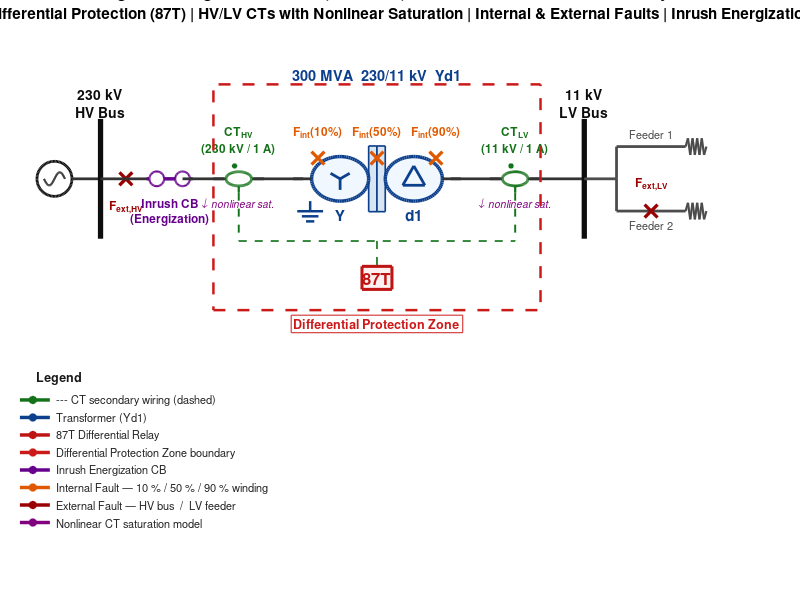
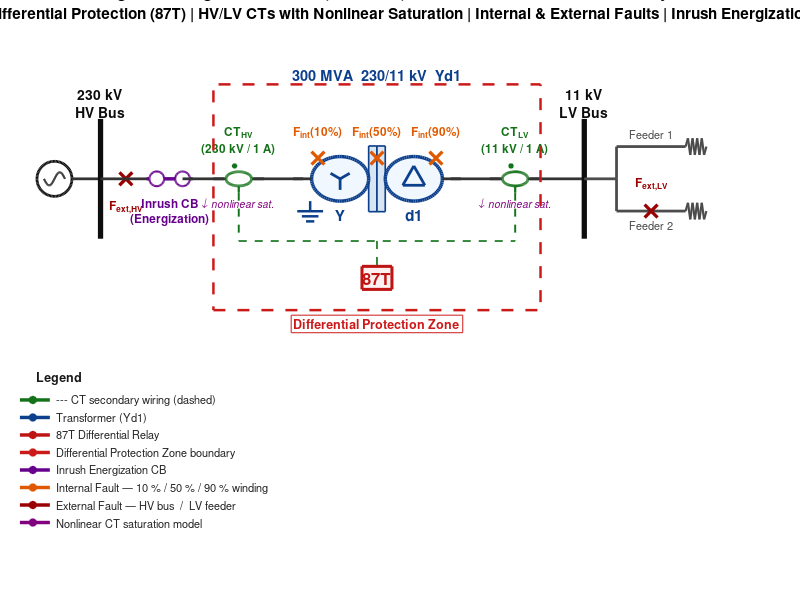

Here is the MATLAB script that generated these plots, in order:
%% =========================================================================
%  plot_transformer_protection_SLD.m
%  Single-Line Diagram: 300 MVA, 230/11 kV, Yd1 Transformer Protection
%  Test System — for thesis figures
%
%  Features drawn:
%   - 230 kV HV bus  &  11 kV LV bus
%   - Inrush energization circuit breaker (HV side)
%   - HV CT  &  LV CT  with nonlinear saturation annotation
%   - Yd1 power transformer (300 MVA, 230/11 kV)
%   - Differential protection zone boundary (IEEE dashed box)
%   - 87T differential relay with CT secondary wiring
%   - Internal fault markers at 10 %, 50 %, 90 % of winding
%   - External fault on HV bus  &  external fault on LV feeder
%   - LV feeders with load symbols
%
%  Usage:  Run as a script or call plot_transformer_protection_SLD()
%  Output: SLD_300MVA_Yd1_protection.png  +  .pdf  (same folder)
%
%  Author : Abeer — Transformer Thesis, 2026
%  Tested : MATLAB R2021b+
%% =========================================================================

function plot_transformer_protection_SLD()

%% ----- Figure setup -------------------------------------------------------
hFig = figure('Name','Transformer Protection SLD', ...
              'Color','white', ...
              'Units','inches', ...
              'Position',[0.5 0.5 16 8.5]);

ax = axes(hFig, 'Position',[0.01 0.08 0.98 0.86]);
hold(ax,'on');  axis(ax,'off');  axis(ax,'equal');
set(ax,'XLim',[-0.8 15.8], 'YLim',[-3.6 7.6]);

%% ----- Colour palette (thesis-safe) ---------------------------------------
C.bus    = [0.05 0.05 0.05];   % near-black  – buses / conductors
C.wire   = [0.20 0.20 0.20];   % dark grey   – conductors
C.xfmr   = [0.05 0.25 0.55];   % steel blue  – transformer
C.ct     = [0.08 0.45 0.10];   % dark green  – CTs
C.relay  = [0.75 0.08 0.08];   % dark red    – 87T relay
C.zone   = [0.80 0.10 0.10];   % red         – diff zone boundary
C.fault  = [0.88 0.35 0.00];   % amber       – internal faults
C.faultE = [0.60 0.00 0.00];   % crimson     – external faults
C.inrush = [0.40 0.00 0.55];   % purple      – inrush CB
C.sat    = [0.50 0.00 0.50];   % purple      – CT saturation note
C.feeder = [0.30 0.30 0.30];   % med grey    – LV feeders

%% ----- Layout constants ---------------------------------------------------
Y0   = 4.5;   % main conductor height
LW_W = 2.0;   % wire linewidth
LW_B = 3.8;   % bus  linewidth

% Key x-coordinates
X_SRC   = 0.0;
X_HVBUS = 1.0;
X_SWCL  = 2.5;   % inrush CB centre
X_HVCT  = 4.0;   % HV CT centre
X_TL    = 5.4;   % transformer left edge
X_TM    = 7.0;   % transformer centre
X_TR    = 8.6;   % transformer right edge
X_LVCT  = 10.0;  % LV CT centre
X_LVBUS = 11.5;
X_FDR   = 12.2;  % feeder junction

%% ===== 1.  HV SOURCE ======================================================
draw_source(ax, X_SRC, Y0, 0.38, C.bus);
line(ax,[X_SRC+0.38 X_HVBUS],[Y0 Y0],'Color',C.wire,'LineWidth',LW_W);

%% ===== 2.  HV BUS (230 kV) ================================================
line(ax,[X_HVBUS X_HVBUS],[Y0-1.3 Y0+1.3],'Color',C.bus,'LineWidth',LW_B);
text(ax, X_HVBUS, Y0+1.65, {'230 kV','HV Bus'}, ...
    'HorizontalAlignment','center','FontSize',10, ...
    'FontWeight','bold','Color',C.bus);

% External HV fault (on bus)
draw_fault(ax, X_HVBUS+0.55, Y0, '\bfF_{ext,HV}', C.faultE, 'below');

%% ===== 3.  HV CONDUCTOR: bus → CB =========================================
line(ax,[X_HVBUS X_SWCL-0.28],[Y0 Y0],'Color',C.wire,'LineWidth',LW_W);

%% ===== 4.  INRUSH ENERGIZATION CB =========================================
draw_CB(ax, X_SWCL, Y0, C.inrush, true);   % true = closed
text(ax, X_SWCL, Y0-0.72, {'Inrush CB','(Energization)'}, ...
    'HorizontalAlignment','center','FontSize',8.5, ...
    'FontWeight','bold','Color',C.inrush);

%% ===== 5.  HV CONDUCTOR: CB → HV CT =======================================
line(ax,[X_SWCL+0.28 X_HVCT-0.32],[Y0 Y0],'Color',C.wire,'LineWidth',LW_W);

%% ===== 6.  HV CT ==========================================================
draw_CT(ax, X_HVCT, Y0, C.ct, LW_W);
text(ax, X_HVCT, Y0+0.85, {'CT_{HV}','(230 kV / 1 A)'}, ...
    'HorizontalAlignment','center','FontSize',8.5, ...
    'FontWeight','bold','Color',C.ct);
% CT saturation annotation
text(ax, X_HVCT, Y0-0.52, '\it\downarrow nonlinear sat.', ...
    'HorizontalAlignment','center','FontSize',7.5,'Color',C.sat);
% Secondary lead down to relay
line(ax,[X_HVCT X_HVCT],[Y0-0.30 Y0-1.35], ...
    'Color',C.ct,'LineWidth',1.4,'LineStyle','--');

%% ===== 7.  HV CONDUCTOR: CT → TRANSFORMER =================================
line(ax,[X_HVCT+0.32 X_TL],[Y0 Y0],'Color',C.wire,'LineWidth',LW_W);

%% ===== 8.  TRANSFORMER (Yd1, 300 MVA, 230/11 kV) ==========================
draw_transformer(ax, X_TM, Y0, C.xfmr);
text(ax, X_TM, Y0+2.25, {'300 MVA  230/11 kV  Yd1'}, ...
    'HorizontalAlignment','center','FontSize',10.5, ...
    'FontWeight','bold','Color',C.xfmr);

%% ===== 9.  INTERNAL FAULT MARKERS (10 %, 50 %, 90 %) ======================
wdg_pct  = [10  50  90];
wdg_lbl  = {'\bfF_{int}(10%)'  '\bfF_{int}(50%)'  '\bfF_{int}(90%)'};
wdg_xpos = X_TL + (wdg_pct/100)*(X_TR-X_TL);   % map % → x on winding

for k = 1:3
    draw_fault(ax, wdg_xpos(k), Y0+0.45, wdg_lbl{k}, C.fault, 'above');
end

%% ===== 10. LV CONDUCTOR: TRANSFORMER → LV CT ==============================
line(ax,[X_TR X_LVCT-0.32],[Y0 Y0],'Color',C.wire,'LineWidth',LW_W);

%% ===== 11. LV CT ==========================================================
draw_CT(ax, X_LVCT, Y0, C.ct, LW_W);
text(ax, X_LVCT, Y0+0.85, {'CT_{LV}','(11 kV / 1 A)'}, ...
    'HorizontalAlignment','center','FontSize',8.5, ...
    'FontWeight','bold','Color',C.ct);
text(ax, X_LVCT, Y0-0.52, '\it\downarrow nonlinear sat.', ...
    'HorizontalAlignment','center','FontSize',7.5,'Color',C.sat);
% Secondary lead down to relay
line(ax,[X_LVCT X_LVCT],[Y0-0.30 Y0-1.35], ...
    'Color',C.ct,'LineWidth',1.4,'LineStyle','--');

%% ===== 12. LV CONDUCTOR: LV CT → LV BUS ===================================
line(ax,[X_LVCT+0.32 X_LVBUS],[Y0 Y0],'Color',C.wire,'LineWidth',LW_W);

%% ===== 13. LV BUS (11 kV) =================================================
line(ax,[X_LVBUS X_LVBUS],[Y0-1.3 Y0+1.3],'Color',C.bus,'LineWidth',LW_B);
text(ax, X_LVBUS, Y0+1.65, {'11 kV','LV Bus'}, ...
    'HorizontalAlignment','center','FontSize',10, ...
    'FontWeight','bold','Color',C.bus);

%% ===== 14. LV FEEDERS =====================================================
draw_LV_feeders(ax, X_LVBUS, X_FDR, Y0, C.feeder, C.faultE, LW_W);

%% ===== 15. DIFFERENTIAL PROTECTION ZONE (IEEE dashed boundary) ===========
Zxl = X_HVCT - 0.55;
Zxr = X_LVCT + 0.55;
Zyb = Y0 - 2.85;
Zyt = Y0 + 2.05;
draw_zone(ax, Zxl, Zxr, Zyb, Zyt, C.zone);
text(ax, (Zxl+Zxr)/2, Zyb-0.30, 'Differential Protection Zone', ...
    'HorizontalAlignment','center','FontSize',9, ...
    'FontWeight','bold','Color',C.zone, ...
    'BackgroundColor','white','EdgeColor',C.zone,'Margin',2);

%% ===== 16. 87T DIFFERENTIAL RELAY ========================================
X_REL = X_TM;
Y_REL = Y0 - 2.15;
draw_relay_box(ax, X_REL, Y_REL, '87T', C.relay);

% CT secondary bus & wiring to relay
Y_BUS2 = Y0 - 1.35;
line(ax,[X_HVCT X_LVCT],[Y_BUS2 Y_BUS2], ...
    'Color',C.ct,'LineWidth',1.2,'LineStyle','--');
line(ax,[X_REL X_REL],[Y_BUS2 Y_REL+0.22], ...
    'Color',C.ct,'LineWidth',1.2,'LineStyle','--');

%% ===== 17. TITLE ==========================================================
title(ax, ...
    {'Single-Line Diagram — 300 MVA, 230/11 kV, Yd1 Transformer Protection Test System'; ...
     'Differential Protection (87T) | HV/LV CTs with Nonlinear Saturation | Internal & External Faults | Inrush Energization'}, ...
    'FontSize',11,'FontWeight','bold');

%% ===== 18. LEGEND =========================================================
draw_legend(ax);

hold(ax,'off');

%% ===== 19. EXPORT =========================================================
out_base = fullfile(fileparts(mfilename('fullpath')), 'SLD_300MVA_Yd1_protection');
exportgraphics(hFig, [out_base '.png'], 'Resolution', 300, 'BackgroundColor','white');
exportgraphics(hFig, [out_base '.pdf'], 'ContentType','vector',  'BackgroundColor','white');
fprintf('[SLD] Saved:\n  %s.png\n  %s.pdf\n', out_base, out_base);

end  % main function


%% =========================================================================
%%  HELPER FUNCTIONS
%% =========================================================================

% ---- AC voltage source (circle + sine symbol) ----------------------------
function draw_source(ax, xc, yc, r, col)
    th = linspace(0,2*pi,80);
    fill(ax, xc+r*cos(th), yc+r*sin(th), 'w', ...
         'EdgeColor',col,'LineWidth',2.0);
    % sine wave inside
    t  = linspace(-pi, pi, 60);
    xs = xc + 0.60*r*t/pi;
    ys = yc + 0.38*r*sin(t);
    line(ax, xs, ys, 'Color',col,'LineWidth',1.5);
end

% ---- Circuit breaker / switch --------------------------------------------
function draw_CB(ax, xc, yc, col, closed)
    hw = 0.28;   % half-width of contact gap
    r  = 0.16;   % small contact circle radius
    th = linspace(0,2*pi,50);
    % left  lead + contact circle
    line(ax,[xc-0.5 xc-hw],[yc yc],'Color',col,'LineWidth',2.2);
    fill(ax, xc-hw+r*cos(th), yc+r*sin(th), 'w','EdgeColor',col,'LineWidth',1.5);
    % right lead + contact circle
    line(ax,[xc+hw xc+0.5],[yc yc],'Color',col,'LineWidth',2.2);
    fill(ax, xc+hw+r*cos(th)*(-1), yc+r*sin(th), 'w','EdgeColor',col,'LineWidth',1.5);
    % blade
    if closed
        line(ax,[xc-hw+r xc+hw-r],[yc yc],'Color',col,'LineWidth',2.5);
    else
        line(ax,[xc-hw+r xc+hw*0.3],[yc yc+0.35],'Color',col,'LineWidth',2.5);
    end
end

% ---- Current transformer (ring on conductor) -----------------------------
function draw_CT(ax, xc, yc, col, lw)
    r  = 0.28;
    th = linspace(0,2*pi,80);
    % primary conductor through
    line(ax,[xc-0.55 xc+0.55],[yc yc],'Color',[0.2 0.2 0.2],'LineWidth',lw);
    % CT annular ring (filled white so conductor appears to pass through)
    fill(ax, xc+r*cos(th), yc+r*0.55*sin(th), 'w', ...
         'EdgeColor',col,'LineWidth',2.0);
    % polarity dot
    fill(ax, xc-0.09+0.05*cos(th), yc+0.28+0.05*sin(th), col, ...
         'EdgeColor',col,'LineWidth',0.5);
    % secondary terminal stub
    line(ax,[xc xc],[yc-0.16 yc-0.30],'Color',col,'LineWidth',1.6);
end

% ---- Yd1 Power transformer -----------------------------------------------
function draw_transformer(ax, xc, yc, col)
    r  = 0.62;   % coil circle radius
    lw = 2.5;
    dx = 0.80;   % HV coil offset from centre  (left)
                 % LV coil offset from centre  (right)
    th = linspace(0,2*pi,80);

    % ---- core (two vertical rectangles)
    cw = 0.18; ch = r*1.15;
    fill(ax,[xc-cw xc xc xc-cw xc-cw], ...
            [yc-ch yc-ch yc+ch yc+ch yc-ch], ...
        [0.85 0.90 0.95],'EdgeColor',col,'LineWidth',1.2);
    fill(ax,[xc xc+cw xc+cw xc xc], ...
            [yc-ch yc-ch yc+ch yc+ch yc-ch], ...
        [0.85 0.90 0.95],'EdgeColor',col,'LineWidth',1.2);

    % ---- HV coil (left winding, Y side)
    fill(ax, xc-dx+r*cos(th), yc+r*0.78*sin(th), [0.94 0.97 1.0], ...
         'EdgeColor',col,'LineWidth',lw);

    % ---- LV coil (right winding, d side)
    fill(ax, xc+dx+r*cos(th), yc+r*0.78*sin(th), [0.94 0.97 1.0], ...
         'EdgeColor',col,'LineWidth',lw);

    % ---- Graphic symbols inside windings (academic star/Y and delta/triangle)
    % Draw star (Y) inside left circle (HV side)
    x1 = xc - dx;
    y1 = yc;
    len = 0.24;
    line(ax, [x1 x1], [y1 y1-len], 'Color', col, 'LineWidth', 2.0);
    line(ax, [x1 x1+len*cos(pi/6)], [y1 y1+len*sin(pi/6)], 'Color', col, 'LineWidth', 2.0);
    line(ax, [x1 x1-len*cos(pi/6)], [y1 y1+len*sin(pi/6)], 'Color', col, 'LineWidth', 2.0);

    % Draw delta (triangle) inside right circle (LV side)
    x2 = xc + dx;
    y2 = yc;
    line(ax, [x2-0.24 x2 x2+0.24 x2-0.24], [y2-0.14 y2+0.28 y2-0.14 y2-0.14], 'Color', col, 'LineWidth', 2.0);

    % ---- Vector group labels below windings
    text(ax, xc-dx, yc-0.78, 'Y', 'HorizontalAlignment','center', ...
        'FontSize',11,'FontWeight','bold','Color',col);
    text(ax, xc+dx, yc-0.78, 'd1', 'HorizontalAlignment','center', ...
        'FontSize',11,'FontWeight','bold','Color',col);

    % ---- Neutral grounding on Y side
    xng = xc - dx - r + 0.02;
    draw_ground(ax, xng-0.05, yc-r*0.78, col);

    % ---- HV/LV connection stubs (connect coil to main conductor)
    line(ax,[xc-dx-r xc-dx-r-0.4],[yc yc],'Color',[0.2 0.2 0.2],'LineWidth',2.0);
    line(ax,[xc+dx+r xc+dx+r+0.4],[yc yc],'Color',[0.2 0.2 0.2],'LineWidth',2.0);
end

% ---- Grounding symbol ----------------------------------------------------
function draw_ground(ax, xc, yc, col)
    line(ax,[xc xc],[yc yc-0.22],'Color',col,'LineWidth',1.8);
    widths = [0.28 0.18 0.09];
    for k = 1:3
        yg = yc - 0.22 - (k-1)*0.11;
        line(ax,[xc-widths(k) xc+widths(k)],[yg yg],'Color',col,'LineWidth',1.8);
    end
end

% ---- Differential protection zone (dashed rectangle) --------------------
function draw_zone(ax, xl, xr, yb, yt, col)
    xs = [xl xr xr xl xl];
    ys = [yb yb yt yt yb];
    line(ax, xs, ys, 'Color',col,'LineWidth',1.8,'LineStyle','--');
end

% ---- 87T Relay box -------------------------------------------------------
function draw_relay_box(ax, xc, yc, lbl, col)
    w = 0.65; h = 0.50;
    fill(ax,[xc-w/2 xc+w/2 xc+w/2 xc-w/2 xc-w/2], ...
            [yc-h/2 yc-h/2 yc+h/2 yc+h/2 yc-h/2], ...
        [1.0 0.94 0.94], 'EdgeColor',col,'LineWidth',2.2);
    text(ax, xc, yc, lbl, 'HorizontalAlignment','center', ...
        'FontSize',12,'FontWeight','bold','Color',col);
end

% ---- Fault marker (X cross + label) -------------------------------------
function draw_fault(ax, xc, yc, lbl, col, pos)
    s = 0.14;
    line(ax,[xc-s xc+s],[yc-s yc+s],'Color',col,'LineWidth',2.4);
    line(ax,[xc-s xc+s],[yc+s yc-s],'Color',col,'LineWidth',2.4);
    switch pos
        case 'above'
            text(ax, xc, yc+s+0.30, lbl, ...
                'HorizontalAlignment','center','FontSize',8.5, ...
                'Color',col,'Interpreter','tex','VerticalAlignment','bottom');
        case 'below'
            text(ax, xc, yc-s-0.30, lbl, ...
                'HorizontalAlignment','center','FontSize',8.5, ...
                'Color',col,'Interpreter','tex','VerticalAlignment','top');
        case 'right'
            text(ax, xc+s+0.20, yc, lbl, ...
                'HorizontalAlignment','left','FontSize',8.5, ...
                'Color',col,'Interpreter','tex','VerticalAlignment','middle');
    end
end

% ---- LV feeders with loads + external LV fault ---------------------------
function draw_LV_feeders(ax, xbus, xfdr, yc, col, faultCol, lw)
    % Junction to feeder column
    line(ax,[xbus xfdr],[yc yc],'Color',col,'LineWidth',lw);

    % Feeder 1 (upper)
    y1 = yc + 0.70;
    line(ax,[xfdr xfdr],[yc y1],     'Color',col,'LineWidth',lw);
    line(ax,[xfdr xfdr+1.5],[y1 y1], 'Color',col,'LineWidth',lw);
    draw_load_symbol(ax, xfdr+1.5, y1, col);
    text(ax, xfdr+0.75, y1+0.28, 'Feeder 1','FontSize',8,'Color',col, ...
        'HorizontalAlignment','center');

    % Feeder 2 (lower) — external LV fault here
    y2 = yc - 0.70;
    line(ax,[xfdr xfdr],[yc y2],     'Color',col,'LineWidth',lw);
    line(ax,[xfdr xfdr+1.5],[y2 y2], 'Color',col,'LineWidth',lw);
    draw_load_symbol(ax, xfdr+1.5, y2, col);
    text(ax, xfdr+0.75, y2-0.30, 'Feeder 2','FontSize',8,'Color',col, ...
        'HorizontalAlignment','center');

    % External LV fault on Feeder 2
    draw_fault(ax, xfdr+0.75, y2, '\bfF_{ext,LV}', faultCol, 'above');
end

% ---- Load symbol (zigzag resistor) --------------------------------------
function draw_load_symbol(ax, xc, yc, col)
    n  = 4;                                        % number of half-cycles
    xs = xc + linspace(0, 0.45, 2*n+2);           % 10 points
    ys = yc + [0 repmat([0.18 -0.18],1,n) 0];     % 10 points
    line(ax, xs, ys, 'Color',col,'LineWidth',1.6);
end

% ---- Legend --------------------------------------------------------------
function draw_legend(ax)
    items = { ...
        [0.08 0.45 0.10], '--- CT secondary wiring (dashed)';
        [0.05 0.25 0.55], 'Transformer (Yd1)';
        [0.75 0.08 0.08], '87T Differential Relay';
        [0.80 0.10 0.10], 'Differential Protection Zone boundary';
        [0.40 0.00 0.55], 'Inrush Energization CB';
        [0.88 0.35 0.00], 'Internal Fault — 10 % / 50 % / 90 % winding';
        [0.60 0.00 0.00], 'External Fault — HV bus  /  LV feeder';
        [0.50 0.00 0.50], 'Nonlinear CT saturation model';
    };
    lx0 = -0.75;   ly0 = -0.30;   dy = 0.38;
    text(ax, lx0+0.85, ly0+0.48, 'Legend', ...
        'FontSize',9,'FontWeight','bold','Color',[0.1 0.1 0.1], ...
        'HorizontalAlignment','center');
    for k = 1:size(items,1)
        c = items{k,1};
        s = items{k,2};
        yy = ly0 - (k-1)*dy;
        line(ax,[lx0 lx0+0.65],[yy yy],'Color',c,'LineWidth',2.5);
        fill(ax, lx0+0.28+0.08*cos(linspace(0,2*pi,30)), ...
                 yy+0.08*sin(linspace(0,2*pi,30)), c,'EdgeColor',c);
        text(ax, lx0+0.80, yy, s,'FontSize',8,'Color',[0.15 0.15 0.15], ...
            'VerticalAlignment','middle');
    end
end
